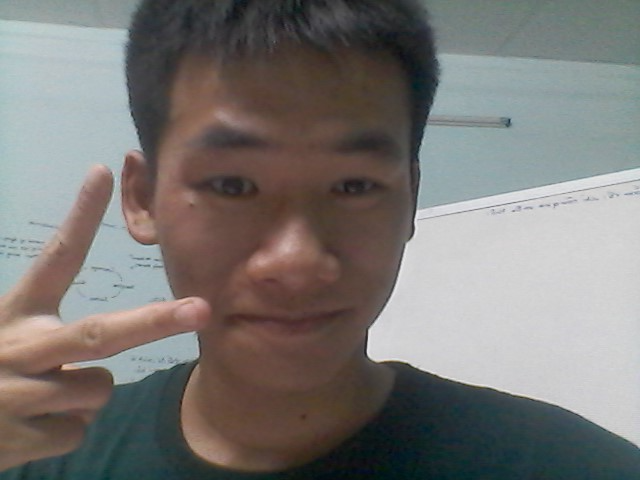
%> input picture Chap1 Fundamental/huy.png, 640 x 480 px
$ octave Chap1_Pixel_Operations.m   (GNU Octave 9; MATLAB toolbox functions it lacks are replaced by stand-ins)
%> lines starting %> are read from the running program, lines starting %| are printed output that depends on the picture
clc, clearvars;

im = im2gray(imread('huy.png'));
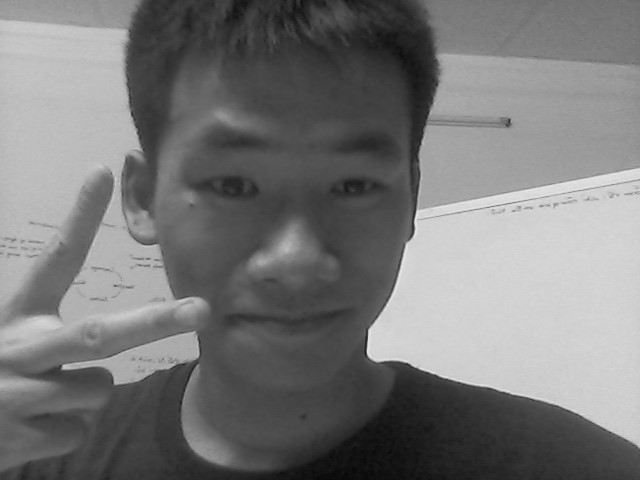
%> im: size 480x640 uint8; min 8, max 232, mean 120.1

add = im + 50;
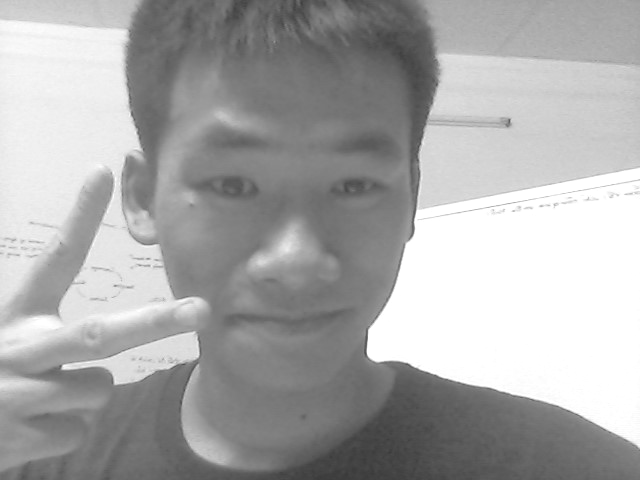
%> add: size 480x640 uint8; min 58, max 255, mean 169.4
sub = im - 50;
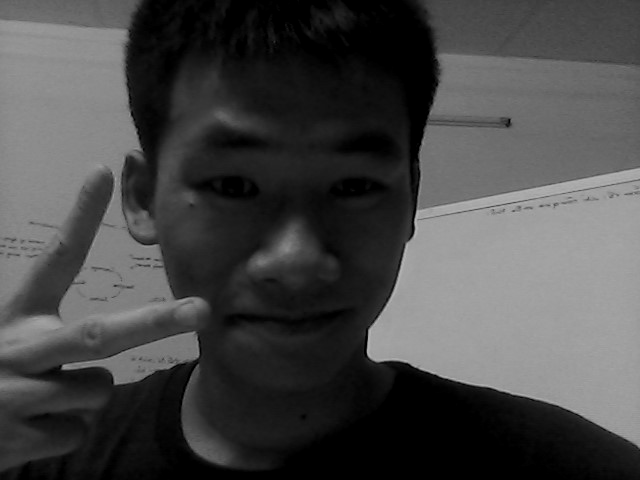
%> sub: size 480x640 uint8; min 0, max 182, mean 71.4
mul = im * 1.5;
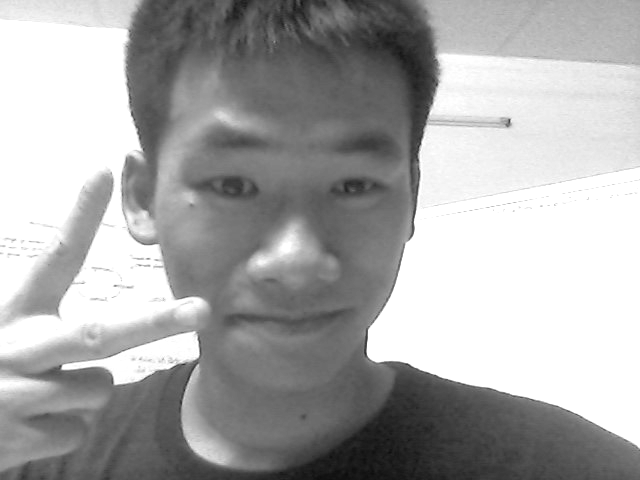
%> mul: size 480x640 uint8; min 12, max 255, mean 168.1
div = im / 1.5;
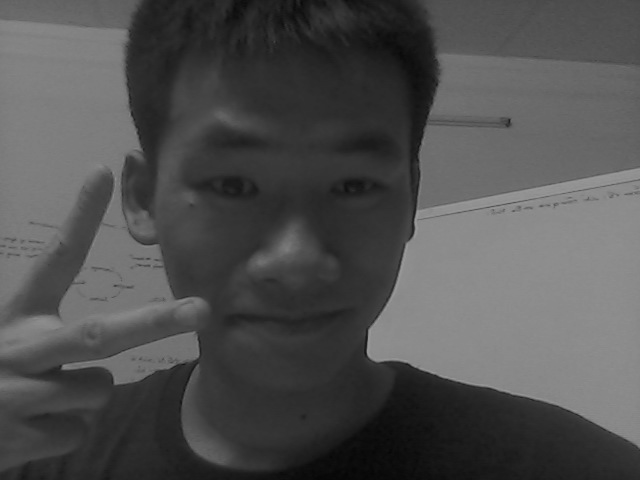
%> div: size 480x640 uint8; min 5, max 155, mean 80.1

figure;
subplot(221); imshow(add); title("Addition img");
subplot(222); imshow(sub); title('Subtraction img');
subplot(223); imshow(mul); title('Multiply img');
subplot(224); imshow(div); title('Divide img')

% Add pixels to img make it brighter, while subtract make it darker.
% Multiply img help increase the contrast while divide decrease it.

dif1 = mul - add;
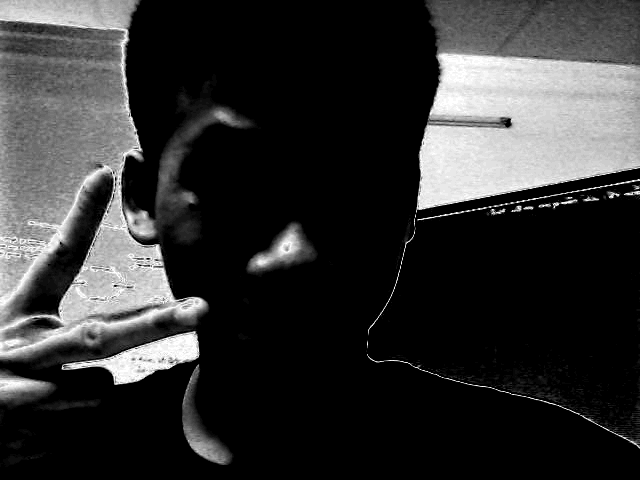
%> dif1: size 480x640 uint8; min 0, max 35, mean 6.9; drawn with min black and max white
dif2 = div - sub;
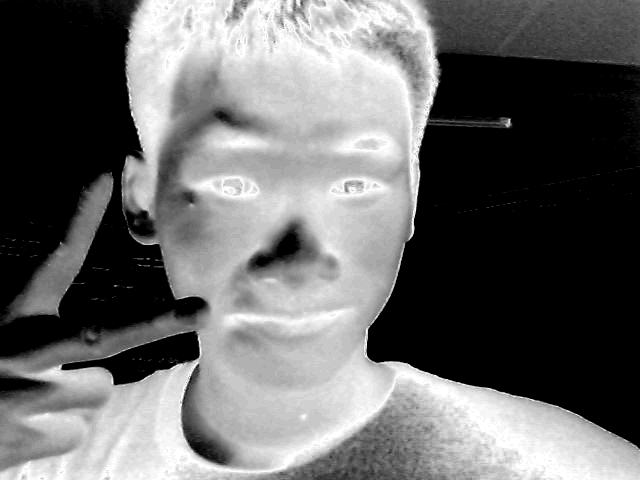
%> dif2: size 480x640 uint8; min 0, max 33, mean 13.6; drawn with min black and max white

figure;
subplot(131); imshow(im); title('origin img');
subplot(132); imshow(dif1); title('Diff in Multiply and Add');
subplot(133); imshow(dif2); title('Diff in Divide and Subtract');

% Those area that are more bright in the origin img will like to become
% bright in multiply operation compared to addition. And vice verse for the
% divide and subtract operation as well in those shading area.
